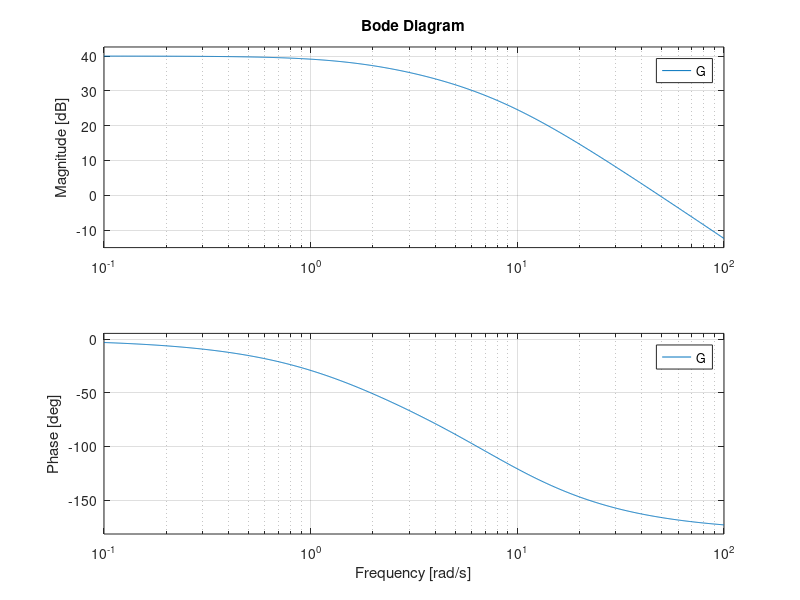

MATLAB code to generate this figure: (Note: this script raises an error after producing the figure.)
s=tf('s')
G=2400*(s+4)/((s+2)*(s+6)*(s+8))
figure
hold on
bode(G)
hold off
T1=feedback(G,1)
stepinfo(T1)

OS=20

eta=log(100/OS)/sqrt(pi^2+(log(100/OS))^2)
phi_m=atand(2*eta/sqrt(-2*eta^2+sqrt(1+4*eta^4)))
Phi_n=phi_m+10

C=(s+1)/(16.98*s+1)

T=feedback(G*C,1)
figure
hold on
step(T)
hold off
stepinfo(T)
